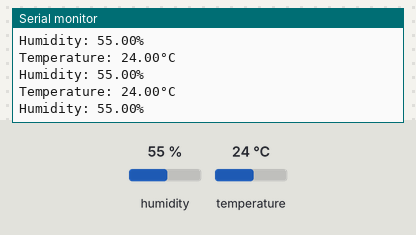
This sketch was run on a simulated Arduino Uno, built with avr-gcc and run on an emulated ATmega328P. On the bench: the last lines printed to the serial monitor. Wiring (inferred from the names in the program): SHT3x sensor at I2C address 0x44. The test bench sets the inputs (shaded band); at power-on: humidity 55 %, temperature 24 °C.

Above: at 1.4 s.
1.5 s: humidity set to 22 %
At 2.24 s:
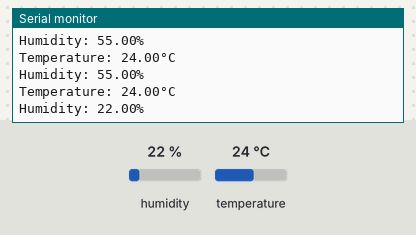
3.0 s: temperature set to 12 °C
At 3.25 s:
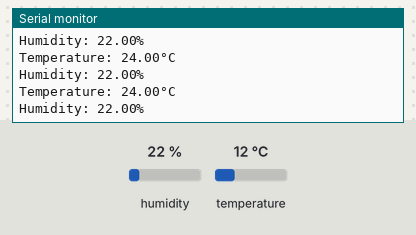
4.5 s: humidity set to 40 %
At 4.59 s:
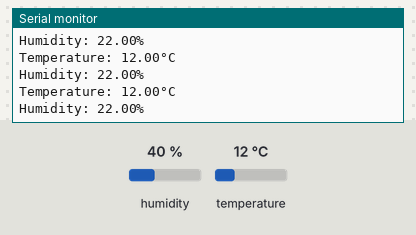
Timing chart, 0 to 7.5 s (numbered marks = the images above; inputs shaded):
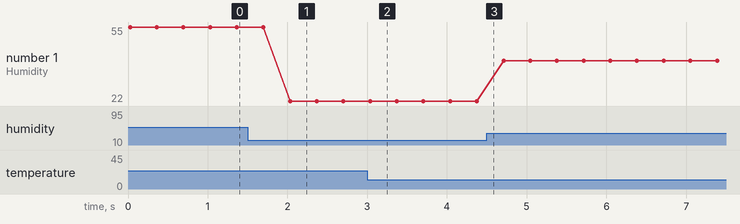

Measured:
- after the input at 1.5 s, the serial monitor: prints a new line after 0.53 s (image 1)
- plotted number 1: 55 → 22 after the input at 1.5 s, 22 → 40 after the input at 4.5 s

The sketch:

sht30.ino
```cpp
/*
 * The simplest operation using SHT3x
 * # SHT3x library
 * ## Arduino library for Sensirion temperature and humidity sensors SHT30, SHT31 & SHT35.
 */


#include "SHT3x.h"
SHT3x Sensor;
void setup() {

  Serial.begin(9600);
  Sensor.Begin();
}

void loop() {

  Sensor.UpdateData();
  Serial.print("Temperature: ");
  Serial.print(Sensor.GetTemperature());
  Serial.write("\xC2\xB0"); //The Degree symbol
  Serial.println("C");
  Serial.print("Humidity: ");
  Serial.print(Sensor.GetRelHumidity());
  Serial.println("%");

  delay(333);
}
```

SHT3x.cpp
```cpp
#include "SHT3x.h"
		SHT3x::SHT3x(int Address, ValueIfError Value, uint8_t HardResetPin, SHT3xSensor SensorType, SHT3xMode Mode)
{
	_Error = noError;
	SetAddress((uint8_t)Address);
	_ValueIfError = Value;
	SetMode(Mode);
	_SensorType = SensorType;
	_HardResetPin = HardResetPin ;

}

void	SHT3x::Begin()
{
	Wire.begin();
	_OperationEnabled = true;
}

void	SHT3x::UpdateData()
{
	_Error = noError;
	if ((_LastUpdateMillisec == 0) || ((millis()-_LastUpdateMillisec)>=_UpdateIntervalMillisec))
	{
		SendCommand(_MeasMSB,_MeasLSB);
		if (_Error == noError)
		{
			Wire.requestFrom(_Address, (uint8_t)6);
			uint32_t WaitingBeginTime = millis();
			while ((Wire.available()<6) && ((millis() - WaitingBeginTime) < _TimeoutMillisec))
			{
				//Do nothing, just wait
			}
			if ((millis() - WaitingBeginTime) < _TimeoutMillisec)
			{
				_LastUpdateMillisec = WaitingBeginTime;
				uint8_t data[6];
				for (uint8_t i = 0; i<6; i++)
				{
					data[i] = Wire.read();
				}

				if ((CRC8(data[0],data[1],data[2])) && (CRC8(data[3],data[4],data[5])))
				{
					uint16_t TemperatureRaw 	= (data[0]<<8)+(data[1]<<0);
					uint16_t RelHumidityRaw 	= (data[3]<<8)+(data[4]<<0);
					_TemperatureCeil =	((float) TemperatureRaw) * 0.00267033 - 45.;
					_TemperatureCeil =	_TemperatureCeil*_TemperatureCalibration.Factor +
										_TemperatureCalibration.Shift;
					_RelHumidity =	((float) RelHumidityRaw) * 0.0015259;
					_RelHumidity =	_RelHumidity * _RelHumidityCalibration.Factor +
									_RelHumidityCalibration.Shift;

					_Error = noError;
				}
				else
				{
					_Error = DataCorrupted;
				}
			}
			else //Timeout
			{
				_Error = Timeout;
			}
		}
		else //Error after message send
		{
			// Nothing to do, measurement commands will return NULL because of Error != noError
		}
	}
	else //LastUpdate was too recently
	{
		//Nothing to do, wait for next call
	}
}

float	SHT3x::GetTemperature(TemperatureScale Degree)
{
	//default scale is Celsius
	//At first, calculate in Celsius, than, if need, recalculate to Farenheit or Kelvin and than adjust according to calibration;
	float Temperature = _TemperatureCeil;
	if (Degree == Kel)
	{
		Temperature+=273.15;
	}
	else if (Degree == Far)
	{
		Temperature = Temperature*1.8+32.;
	}

	return ReturnValueIfError(Temperature);
}

float	SHT3x::GetRelHumidity()
{
	return ReturnValueIfError(_RelHumidity);
}

float	SHT3x::GetAbsHumidity(AbsHumidityScale Scale)
{
	float 	millikelvins = GetTemperature(Kel) / 1000.;
	float 	Pressure = 0.;
	for (uint8_t i = 0; i<6; i++)
	{
		float term = 1.;
		for (uint8_t j = 0; j<i; j++)
		{
			term *= millikelvins;
		}
		Pressure += term*_AbsHumPoly[i];
	}
	Pressure *= GetRelHumidity();
	switch (Scale)
	{
		case mmHg:
		{
			//Already in mm Hg
			break;
		}
		case Torr:
		{
			//Already in Torr
			break;
		}
		case Pa:
		{
			Pressure *= 133.322;
			break;
		}
		case Bar:
		{
			Pressure *= 0.0013332;
			break;
		}
		case At:
		{
			Pressure *= 0.0013595;
			break;
		}
		case Atm:
		{
			Pressure *= 0.0013158;
			break;
		}
		case mH2O:
		{
			Pressure *= 0.013595;
			break;
		}
		case psi:
		{
			Pressure *= 0.019337;
			break;
		}
		default:
		{
			break;
		}
	}
	return ReturnValueIfError(Pressure);
}

float 	SHT3x::GetTempTolerance(TemperatureScale Degree, SHT3xSensor SensorType)
{
	//Temperature tolerance is similar for both SHT30 and SHT31
	//At first, calculate at Celsius (similar to Kelvins), than, if need, recalculate to Farenheit
	float Temperature = GetTemperature();
	float Tolerance;
	switch (SensorType)
	{
		case SHT30:
		{
			if ((0. <= Temperature) && (Temperature <= 65.))
			{
				Tolerance = 0.2;
			}
			else if (Temperature > 65.)
			{
				//Linear from 0.2 at 65 C to 0.6 at 125 C.
				Tolerance = 0.0067 * Temperature - 0.2333;
			}
			else //if (Temperature < 0.)
			{
				//Linear from 0.6 at -40 C to 0.2 at 0 C.
				Tolerance = -0.01 * Temperature + 0.2;
			}
			break;
		}
		case SHT31:
		{
			if ((0. <= Temperature) && (Temperature <= 90.))
			{
				Tolerance = 0.2;
			}
			else if (Temperature > 65.)
			{
				//Linear from 0.2 at 90 C to 0.5 at 125 C.
				Tolerance = 0.0086 * Temperature - 0.5714;
			}
			else //if (Temperature < 0.)
			{
				//Linear from 0.3 at -40 C to 0.2 at 0 C.
				Tolerance = -0.0025 * Temperature + 0.2;
			}
			break;
		}
		case SHT35:
		{
			if (Temperature <= 0.)
			{
				Tolerance = 0.2;
			}
			else if ((0. < Temperature) && (Temperature <= 20.))
			{
				//Linear from 0.2 at 0 C to 0.1 at 20 C.
				Tolerance = -0.005 * Temperature + 0.2;
			}
			else if ((20. < Temperature) && (Temperature <= 60.))
			{
				Tolerance = 0.1;
			}
			else if ((60. < Temperature) && (Temperature <= 90.))
			{
				//Linear from 0.1 at 60 C to 0.2 at 90 C.
				Tolerance = -0.0033 * Temperature - 0.1;
			}
			else //if (90. < Temperature)
			{
				//Linear from 0.2 at 90 C to 0.4 at 125 C.
				Tolerance = 0.0057 * Temperature - 0.3143;
			}
			break;
		}
	}
	if (Degree == Far)
	{
		Tolerance *= 1.8;
	}


	return ReturnValueIfError(Tolerance);
}

float 	SHT3x::GetRelHumTolerance(SHT3xSensor SensorType)
{
	float RelHumidity = GetRelHumidity();
	float Tolerance;
	switch (SensorType)
	{
		case SHT30:
		{
			if ((10.<= RelHumidity) && (RelHumidity <= 90.))
			{
				Tolerance =  2.;
			}
			else if (RelHumidity < 10.)
			{
				//Linear from 4 at 0% to 2 at 10%
				Tolerance = -0.2 * RelHumidity + 4.;
			}
			else
			{
				//Linear from 2 at 90% to 4 at 100%
				Tolerance =  0.2 * RelHumidity - 16.;
			}
			break;
		}
		case SHT31:
		{
			Tolerance = 2.;
			break;
		}
		case SHT35:
		{
			if (RelHumidity <= 80.)
			{
				Tolerance = 1.5;
			}
			else //if (80 < RelHumidity)
			{
				//Linear from 0.5 at 80% to 2 at 100%
				Tolerance = 0.025 * RelHumidity - 0.5;
			}
			break;
		}
	}
	return ReturnValueIfError(Tolerance);

}

float 	SHT3x::GetAbsHumTolerance(AbsHumidityScale Scale, SHT3xSensor SensorType)
{
	/*	Dependence of absolute humidity is similar (from 0 to 80C) to P = H*a*exp(b*T),
	*	where P is absolute humidity, H is relative humidity, T is temperature (Celsius),
	*	a ~= 0.0396, b~=0.0575.
	*	So its relative tolerance dP/P =  square root  [ (dH/H)^2 + (b*dT)^2 ].
	*/

	float RelHumidityRelTolerance = GetRelHumTolerance(SensorType)/GetRelHumidity();
	float TemperatureRelTolerance = 0.0575*GetTempTolerance(Cel, SensorType);
	RelHumidityRelTolerance*=RelHumidityRelTolerance;
	TemperatureRelTolerance*=TemperatureRelTolerance;
	return	ReturnValueIfError(
			GetAbsHumidity(Scale) * sqrt(RelHumidityRelTolerance+TemperatureRelTolerance)
			);
}

void	SHT3x::SetMode(SHT3xMode Mode)
{
	switch (Mode)
	{
		case Single_HighRep_ClockStretch:
		{
			_MeasMSB=0x2C;
			_MeasLSB=0x06;
			break;
		}
		case Single_MediumRep_ClockStretch:
		{
			_MeasMSB=0x2C;
			_MeasLSB=0x0D;
			break;
		}
		case Single_LowRep_ClockStretch:
		{
			_MeasMSB=0x2C;
			_MeasLSB=0x10;
			break;
		}
		case Single_HighRep_NoClockStretch:
		{
			_MeasMSB=0x24;
			_MeasLSB=0x00;
			break;
		}
		case Single_MediumRep_NoClockStretch:
		{
			_MeasMSB=0x24;
			_MeasLSB=0x0B;
			break;
		}
		case Single_LowRep_NoClockStretch:
		{
			_MeasMSB=0x24;
			_MeasLSB=0x16;
			break;
		}
		default:
		{
			_MeasMSB=0x2C;
			_MeasLSB=0x06;
			break;
		}

	}
}

void	SHT3x::SetTemperatureCalibrationFactors(CalibrationFactors TemperatureCalibration)
{
	_TemperatureCalibration = TemperatureCalibration;
}

void	SHT3x::SetRelHumidityCalibrationFactors(CalibrationFactors RelHumidityCalibration)
{
	_RelHumidityCalibration = RelHumidityCalibration;
}

void	SHT3x::SetTemperatureCalibrationPoints(CalibrationPoints SensorValues, CalibrationPoints Reference)
{
	_TemperatureCalibration.Factor = (Reference.Second - Reference.First) / (SensorValues.Second - SensorValues.First);
	_TemperatureCalibration.Shift = Reference.First - _TemperatureCalibration.Factor * SensorValues.First;
}

void	SHT3x::SetRelHumidityCalibrationPoints(CalibrationPoints SensorValues, CalibrationPoints Reference)
{
	_RelHumidityCalibration.Factor = (Reference.Second - Reference.First) / (SensorValues.Second - SensorValues.First);
	_RelHumidityCalibration.Shift = Reference.First - _RelHumidityCalibration.Factor * SensorValues.First;
}

void 	SHT3x::SoftReset()
{
	SendCommand(0x30, 0xA2);
}

void	SHT3x::HardReset()
{
	if (_HardResetPin<100) //MEGA2560 have only 68 pins
	{
		pinMode(_HardResetPin,OUTPUT);
		digitalWrite(_HardResetPin,LOW);
		delayMicroseconds(1); //Reset pin have to be LOW at least 350ns, so 1 usec is enough. I think, there is no need for micros() for 1 usec.
		digitalWrite(_HardResetPin,HIGH);
	}
}

void	SHT3x::HeaterOn()
{
	SendCommand(0x30, 0x6D);
}

void	SHT3x::HeaterOff()
{
	SendCommand(0x30, 0x66);
}

void	SHT3x::SetAddress(uint8_t Address)
{
	if ((Address == 0x44) || (Address == 0x45))
	{
		_Address = Address;
	}
	else
	{
		_Error = WrongAddress;
	}
}

void	SHT3x::SetUpdateInterval(uint32_t UpdateIntervalMillisec)
{
	if (UpdateIntervalMillisec > 0)
	{
		_UpdateIntervalMillisec = UpdateIntervalMillisec;
	}
}

void	SHT3x::SetTimeout(uint32_t TimeoutMillisec)
{
	if (TimeoutMillisec > 0)
	{
		_TimeoutMillisec = _TimeoutMillisec;
	}
}

void 	SHT3x::I2CError(uint8_t I2Canswer)
{
				switch (I2Canswer)
			{
				case 0:
				{
					_Error = noError;
					break;
				}
				case 1:
				{
					_Error = TooMuchData;
					break;
				}
				case 2:
				{
					_Error = AddressNACK;
					break;
				}
				case 3:
				{
					_Error = DataNACK;
					break;
				}
				case 4:
				{
					_Error = OtherI2CError;
					break;
				}
				default:
				{
					_Error = UnexpectedError;
					break;
				}
			}
}

void 	SHT3x::SendCommand(uint8_t MSB, uint8_t LSB)
{
	if (_OperationEnabled)
	{
		//Everything is OK, nothing to do
	}
	else
	{
		Wire.begin();
		_OperationEnabled = true;
	}
	Wire.beginTransmission(_Address);
	// Send Soft Reset command
	Wire.write(MSB);
	Wire.write(LSB);
	// Stop I2C transmission
	uint8_t success = Wire.endTransmission();
}

bool 	SHT3x::CRC8(uint8_t MSB, uint8_t LSB, uint8_t CRC)
{
	/*
	*	Name  : CRC-8
	*	Poly  : 0x31	x^8 + x^5 + x^4 + 1
	*	Init  : 0xFF
	*	Revert: false
	*	XorOut: 0x00
	*	Check : for 0xBE,0xEF CRC is 0x92
	*/
	uint8_t crc = 0xFF;
	uint8_t i;
	crc ^=MSB;

		for (i = 0; i < 8; i++)
			crc = crc & 0x80 ? (crc << 1) ^ 0x31 : crc << 1;

	crc ^= LSB;
	for (i = 0; i < 8; i++)
				crc = crc & 0x80 ? (crc << 1) ^ 0x31 : crc << 1;

	if (crc==CRC)
	{
		return true;
	}
	else
	{
		return false;
	}
}

uint8_t	SHT3x::GetError()
{
	return _Error;
}

float	SHT3x::ReturnValueIfError(float Value)
{
	if (_Error == noError)
	{
		return Value;
	}
	else
	{
		if (_ValueIfError == PrevValue)
		{
			return Value;
		}
		else
		{
			return 0.;
		}
	}
}

void	SHT3x::ToReturnIfError(ValueIfError Value)
{
	_ValueIfError = Value;
}
```

SHT3x.h
```cpp
/*
	Arduino library for Sensirion temperature and humidity sensors SHT30, SHT31 & SHT35.
	the heavy version.
	Check for /examples for examples of different use cases.

	The datasheet I followed is:
	https://www.sensirion.com/fileadmin/user_upload/customers/sensirion/Dokumente/2_Humidity_Sensors/Sensirion_Humidity_Sensors_SHT3x_Datasheet_digital.pdf
	For more simple version check the SimpleSHT3x library.

	The constructor structure:
	SHT3x(	int Address = 0x44, //I2C device address, 0x44 or 0x45
				ValueIfError Value = Zero, //What to return in case of errors. Zero or PrevValue
				uint8_t HardResetPin = 255, //Number of pin RESET connected to (input from 100 to 255 if not used)
				SHT3xSensor SensorType = SHT30, //Sensor type, SHT30, SHT31 or SHT35.
				SHT3xMode Mode=Single_HighRep_ClockStretch //Operation mode , look for "enum SHT3xMode"
				);

	Supports:
		Temperature data at Celsius, Kelvin and Fahrenheit scales.
		Relative humidity data.
		Absolute humidity data at Torr, mm Hg, Pa, bar, technical and standard atmosphere, psi scales.
		Data integrity (by CRC8 algorithm) (datasheet/section 4.12).
		Temperature, relative and absolute humidity tolerances (in dependence from measured values)
		Calibration (linear) of temperature and humidity data by factors or by reverse sensor values (2 points)
		Heater On/Off (integrated to SHT3x sensor) (datasheet/section 4.10)
		Different sensor actions modes (datasheet/section 4.3)
		Reset: soft (I2C) and hard (by corresponding pin) (datasheet/section 4.9)

	Do not supports:
		Action in periodic mode (datasheet/section 4.5)
		Interrupts (datasheet/section 3.5)


	Note 1: by default, the data from sensor updates not faster, than 2 times a second.
	For faster update use SetUpdateInterval(uint32_t UpdateIntervalMillisec); but do not exceed the datasheet values (10 measurments per second (100 ms)) because of sensor self-heating (datasheet/section 4.5, at the end of Table 9)

	Note 2: The sensor type affects the tolerance values only.


	Created by Risele for everyone's use (profit and non-profit).

	ALL THESE WOR_DS
	ARE YOURS EXCEPT
	RISELE
	ATTEMPT NO
	namechangING THERE
	USE THEM TOGETHER
	USE THEM IN PEACE

*/


#ifndef SHT3x_h
	#define SHT3x_h


	//Arduino standart libraries
	#if defined(ARDUINO) && ARDUINO >= 100
		#include "Arduino.h"
		#else
		#include "WProgram.h"
	#endif
	//Arduino I2C/TWI library
	#include <Wire.h>
	//For calculating the tolerance of absolute humidity
	#include <math.h>


	class SHT3x
	{
	public:
	enum ValueIfError //Define, what to return in case of error: Zero or previous value
	{
		Zero,
		PrevValue
	};
	enum SHT3xMode
	{
		Single_HighRep_ClockStretch,
		Single_MediumRep_ClockStretch,
		Single_LowRep_ClockStretch,
		Single_HighRep_NoClockStretch,
		Single_MediumRep_NoClockStretch,
		Single_LowRep_NoClockStretch
	};
	enum SHT3xSensor
	{
		SHT30,
		SHT31,
		SHT35
	};
	enum TemperatureScale
	{
		Cel,
		Far,
		Kel
	};
	enum AbsHumidityScale
	{
		mmHg,
		Torr, 	//same as mm Hg
		Pa,
		Bar,
		At,	 	//Techical atmosphere
		Atm,	//Standart atmosphere
		mH2O,
		psi,
	};
	struct CalibrationPoints
	{
		float First;
		float Second;
	};
	struct CalibrationFactors
	{
		CalibrationFactors():Factor(1.), Shift(0.){}
		float Factor;
		float Shift;
	};

		SHT3x(	int Address = 0x44,
				ValueIfError Value = Zero,
				uint8_t HardResetPin = 255,
				SHT3xSensor SensorType = SHT30,
				SHT3xMode Mode=Single_HighRep_ClockStretch);

		void Begin();
		void UpdateData();

		float GetTemperature(TemperatureScale Degree = Cel);
		float GetRelHumidity();
		float GetAbsHumidity(AbsHumidityScale Scale = Torr);
		float GetTempTolerance(TemperatureScale Degree = Cel, SHT3xSensor SensorType = SHT30);
		float GetRelHumTolerance(SHT3xSensor SensorType = SHT30);
		float GetAbsHumTolerance(AbsHumidityScale Scale = Torr, SHT3xSensor SensorType = SHT30);


		uint8_t GetError();

		void SetMode(SHT3xMode Mode = Single_HighRep_ClockStretch);
		void SetTemperatureCalibrationFactors(CalibrationFactors TemperatureCalibration);
		void SetRelHumidityCalibrationFactors(CalibrationFactors RelHumidityCalibration);
		void SetTemperatureCalibrationPoints(CalibrationPoints SensorValues, CalibrationPoints Reference);
		void SetRelHumidityCalibrationPoints(CalibrationPoints SensorValues, CalibrationPoints Reference);

		void SoftReset();
		void HardReset();

		void HeaterOn();
		void HeaterOff();

		void SetAddress(uint8_t NewAddress);
		void SetUpdateInterval(uint32_t UpdateIntervalMillisec);
		void SetTimeout(uint32_t TimeoutMillisec);


		private:
		float _TemperatureCeil;
		float _RelHumidity;
		bool _OperationEnabled 	= false;
		uint8_t _HardResetPin;
		ValueIfError _ValueIfError;
		uint8_t _MeasLSB; 	//Data read command, Most Significant Byte
		uint8_t _MeasMSB; 	//Data read command, Most Significant Byte
		uint8_t _Address;
		SHT3xSensor _SensorType;
		uint32_t _UpdateIntervalMillisec = 500;
		uint32_t _LastUpdateMillisec = 0;
		uint32_t _TimeoutMillisec = 100;
		void SendCommand(uint8_t MSB, uint8_t LSB);
		bool CRC8(uint8_t MSB, uint8_t LSB, uint8_t CRC);
		float ReturnValueIfError(float Value);
		void ToReturnIfError(ValueIfError Value);
		CalibrationFactors _TemperatureCalibration;
		CalibrationFactors _RelHumidityCalibration;

		/*
			* 	Factors for poly for calculating absolute humidity (in Torr):
			*	P = (RelativeHumidity /100%) * sum(_AbsHumPoly[i]*T^i)
			*	where P is absolute humidity (Torr/mm Hg),
			*	T is Temperature(Kelvins degree) / 1000,
			* 	^ means power.
			*	For more data, check the NIST chemistry webbook:
			*	http://webbook.nist.gov/cgi/cbook.cgi?ID=C7732185&Units=SI&Mask=4&Type=ANTOINE&Plot=on#ANTOINE
		*/
		float _AbsHumPoly[6] ={-157.004, 3158.0474, -25482.532, 103180.197, -209805.497, 171539.883};

		enum Errors
		{
			noError 		= 0,
			Timeout 		= 1,
			DataCorrupted 	= 2,
			WrongAddress	= 3,
			//I2C errors
			TooMuchData 	= 4,
			AddressNACK 	= 5,
			DataNACK 		= 6,
			OtherI2CError 	= 7,
			UnexpectedError = 8
		} _Error;
		void I2CError(uint8_t I2Canswer);

	};
#endif //SHT3x_h
```
